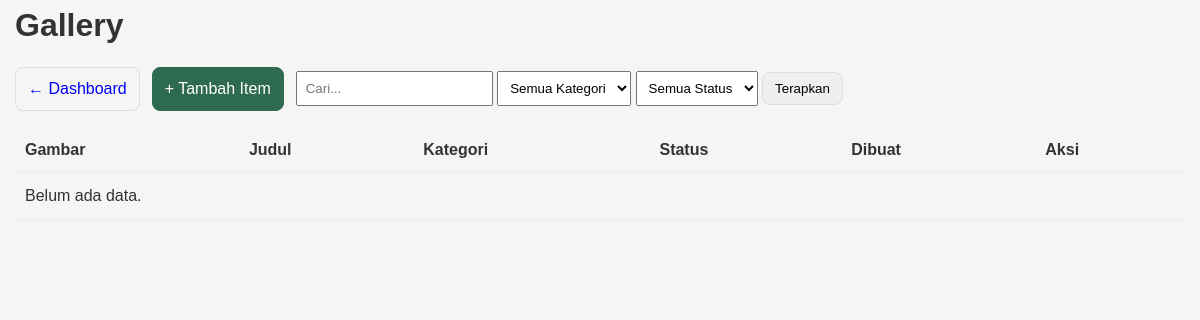
The page /admin/gallery/index.php (signed in) on the database as committed earlier.
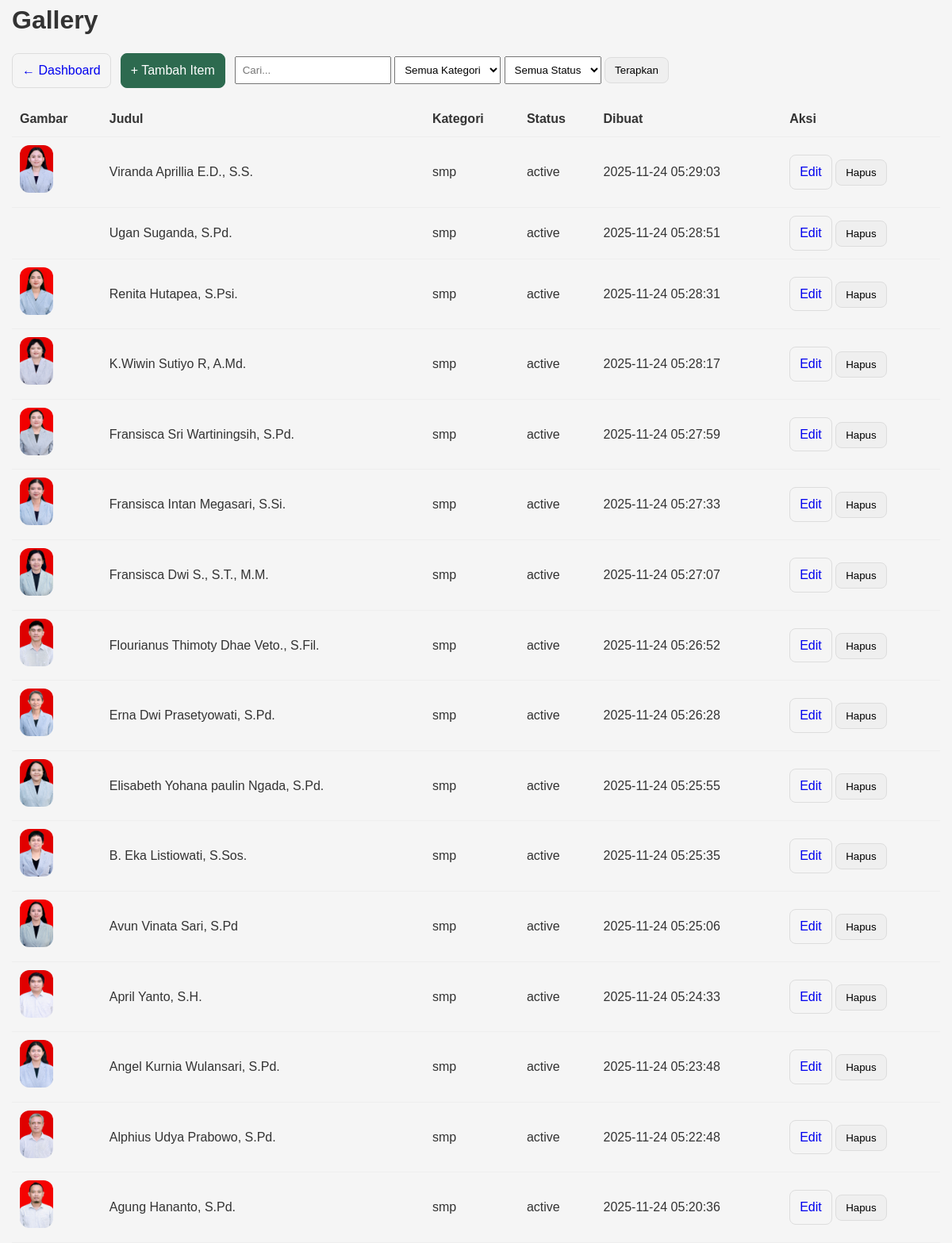
The same page on the database as committed later.
### tables this page shows
CREATE TABLE `gallery` (
  `id` int(11) NOT NULL,
  `title` varchar(255) NOT NULL,
  `description` text DEFAULT NULL,
  `image_path` varchar(500) NOT NULL,
  `category` enum('tk','sd','smp','sma') NOT NULL,
  `status` enum('active','inactive') DEFAULT 'active',
  `created_by` int(11) DEFAULT NULL,
  `created_at` timestamp NULL DEFAULT current_timestamp()
);

### config/database.php (called while the page is built, shortened)
<?php
class Database {
    private $host;
    private $port;
    private $db_name;
    private $username;
    private $password;
    public function __construct() {
        $this->host = getenv("MYSQLHOST") ?: "localhost";
        $this->port = getenv("MYSQLPORT") ?: "3306";
        $this->db_name = getenv("MYSQLDATABASE") ?: "isr_school";
        $this->username = getenv("MYSQLUSER") ?: "root";
        $this->password = getenv("MYSQLPASSWORD") ?: "";
    }
    public function getConnection() {
        $this->conn = null;
        try {
            $dsn = "mysql:host={$this->host};port={$this->port};dbname={$this->db_name};charset=utf8mb4";
            $this->conn = new PDO($dsn, $this->username, $this->password, [
                PDO::ATTR_ERRMODE => PDO::ERRMODE_EXCEPTION,
                PDO::ATTR_DEFAULT_FETCH_MODE => PDO::FETCH_ASSOC
            ]);
        } catch(PDOException $exception) {
            echo "Connection error: " . $exception->getMessage();
        }
        return $this->conn;
    }
}
?>

### models/Gallery.php (called while the page is built, shortened)
<?php
require_once __DIR__ . '/../config/database.php';
class Gallery {
  private $db;
  public function __construct() {
    $this->db = (new Database())->getConnection();
  }
  public function all($filters = []) {
    $sql = "SELECT * FROM gallery WHERE 1=1";
    $params = [];
    $sql .= " ORDER BY created_at DESC";
    $stmt = $this->db->prepare($sql);
    $stmt->execute();
    return $stmt->fetchAll(PDO::FETCH_ASSOC);
  }
}

### admin/gallery/index.php (the view, shortened to what this page needs)
<?php
require_once __DIR__ . '/../../models/Gallery.php';
$gallery = new Gallery();
$q = $_GET['q'] ?? '';
$category = $_GET['category'] ?? '';
$status = $_GET['status'] ?? '';
$items = $gallery->all([
  'q' => $q,
  'category' => $category,
  'status' => $status,
]);
function h($s){ return htmlspecialchars((string)$s, ENT_QUOTES, 'UTF-8'); }
?>
<!DOCTYPE html>
<html lang="id">
<head>
  <link rel="stylesheet" href="/site/assets/css/style.css">
</head>
<body>
  <div class="container">
    <h1>Gallery</h1>
    <div class="topbar">
      <a href="/site/admin/dashboard.php" class="btn">← Dashboard</a>
      <a class="btn btn-primary" href="create.php">+ Tambah Item</a>
      <form class="filters" method="get">
        <input type="text" name="q" placeholder="Cari..." value="<?= h($q) ?>">
        <select name="category">
          <option value="">Semua Kategori</option>
        </select>
        <select name="status">
          <option value="">Semua Status</option>
        </select>
        <button class="btn">Terapkan</button>
      </form>
    </div>
    <table>
      <thead>
        <tr><th>Gambar</th><th>Judul</th><th>Kategori</th><th>Status</th><th>Dibuat</th><th>Aksi</th></tr>
      </thead>
      <tbody>
        <?php foreach ($items as $it): ?>
          <tr>
            <td><?php if ($it['image_path']): ?><img src="/site/<?= h($it['image_path']) ?>" alt="" style="height:60px"><?php endif; ?></td>
            <td><?= h($it['title']) ?></td>
            <td><?= h($it['category']) ?></td>
            <td><?= h($it['status']) ?></td>
            <td><?= h($it['created_at']) ?></td>
            <td>
              <a class="btn" href="edit.php?id=<?= (int)$it['id'] ?>">Edit</a>
              <form action="delete.php" method="post" style="display:inline" onsubmit="return confirm('Hapus item ini?')">
                <button class="btn" type="submit">Hapus</button>
              </form>
            </td>
          </tr>
        <?php endforeach; ?>
        <?php if (!$items): ?>
          <tr><td colspan="6">Belum ada data.</td></tr>
        <?php endif; ?>
      </tbody>
    </table>
  </div>
</body>
</html>

Rows that differ between the two databases and show on the page:
added gallery: image_path (picture), title "Viranda Aprillia E.D., S.S.", category "smp", status "active", created_at "2025-11-24 05:29:03"
added gallery: title "Ugan Suganda, S.Pd.", category "smp", status "active", created_at "2025-11-24 05:28:51"
added gallery: image_path (picture), title "Renita Hutapea, S.Psi.", category "smp", status "active", created_at "2025-11-24 05:28:31"
added gallery: image_path (picture), title "K.Wiwin Sutiyo R, A.Md.", category "smp", status "active", created_at "2025-11-24 05:28:17"
added gallery: image_path (picture), title "Fransisca Sri Wartiningsih, S.Pd.", category "smp", status "active", created_at "2025-11-24 05:27:59"
added gallery: image_path (picture), title "Fransisca Intan Megasari, S.Si.", category "smp", status "active", created_at "2025-11-24 05:27:33"
added gallery: image_path (picture), title "Fransisca Dwi S., S.T., M.M.", category "smp", status "active", created_at "2025-11-24 05:27:07"
added gallery: image_path (picture), title "Flourianus Thimoty Dhae Veto., S.Fil.", category "smp", status "active", created_at "2025-11-24 05:26:52"
added gallery: image_path (picture), title "Erna Dwi Prasetyowati, S.Pd.", category "smp", status "active", created_at "2025-11-24 05:26:28"
added gallery: image_path (picture), title "Elisabeth Yohana paulin Ngada, S.Pd.", category "smp", status "active", created_at "2025-11-24 05:25:55"
added gallery: image_path (picture), title "B. Eka Listiowati, S.Sos.", category "smp", status "active", created_at "2025-11-24 05:25:35"
added gallery: image_path (picture), title "Avun Vinata Sari, S.Pd", category "smp", status "active", created_at "2025-11-24 05:25:06"
added gallery: image_path (picture), title "April Yanto, S.H.", category "smp", status "active", created_at "2025-11-24 05:24:33"
added gallery: image_path (picture), title "Angel Kurnia Wulansari, S.Pd.", category "smp", status "active", created_at "2025-11-24 05:23:48"
added gallery: image_path (picture), title "Alphius Udya Prabowo, S.Pd.", category "smp", status "active", created_at "2025-11-24 05:22:48"
added gallery: image_path (picture), title "Agung Hananto, S.Pd.", category "smp", status "active", created_at "2025-11-24 05:20:36"
Other text that changed with them:
text no longer shown: "Belum ada data."
